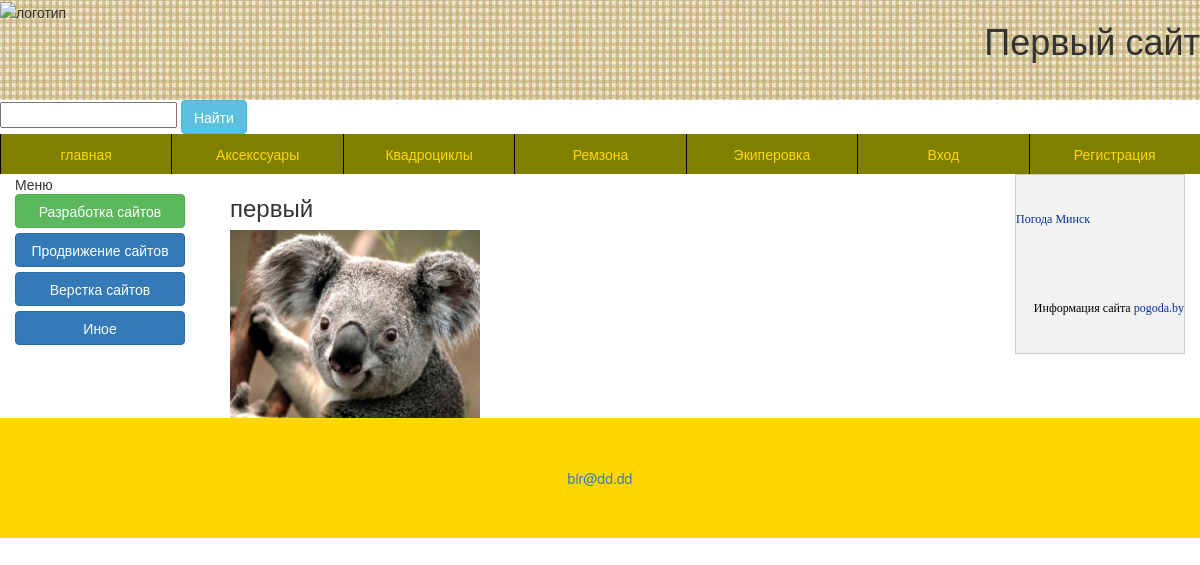
/search.php?name=первый, run on the app's committed database.
### tables this page shows
CREATE TABLE IF NOT EXISTS `Tovar` (
  `id` int(11) NOT NULL,
  `name` tinytext NOT NULL,
  `code` tinytext NOT NULL,
  `body` text NOT NULL,
  `catid` int(11) NOT NULL,
  `picters` tinytext NOT NULL,
  `putdate` date NOT NULL,
  `url` tinytext NOT NULL,
  `showhade` enum('show','hade') NOT NULL DEFAULT 'show',
  `prise` int(11) NOT NULL
);

### search.php (the view, shortened to what this page needs)
<?php require_once ('templates/top.php');
if(isset($_GET['name'])){
	$name=$_GET['name'];
	$query="SELECT * FROM Tovar WHERE name LIKE '%$name%'
	or body LIKE '%$name%'";
	$cat=mysqli_query($dbconect,$query);
while ($arr=mysqli_fetch_array($cat)){
	?>
	<div>
	<div class='col-md-4'>
		<h3><?=$arr['name'];?> </h3>
	<a href='#' class='link' data_id="<?=$arr['id'];?>">
	<img src="/media/uploads/<?=($arr['picters']!=''?$arr['picters']:'net-photo.png')?>" width="250" haight="250">
	</a>
	</div>
	</div>
	<?
}
}
?>
<? require_once ('templates/botton.php'); ?>

### data on the page
tovar: name "первый", picters (picture)
